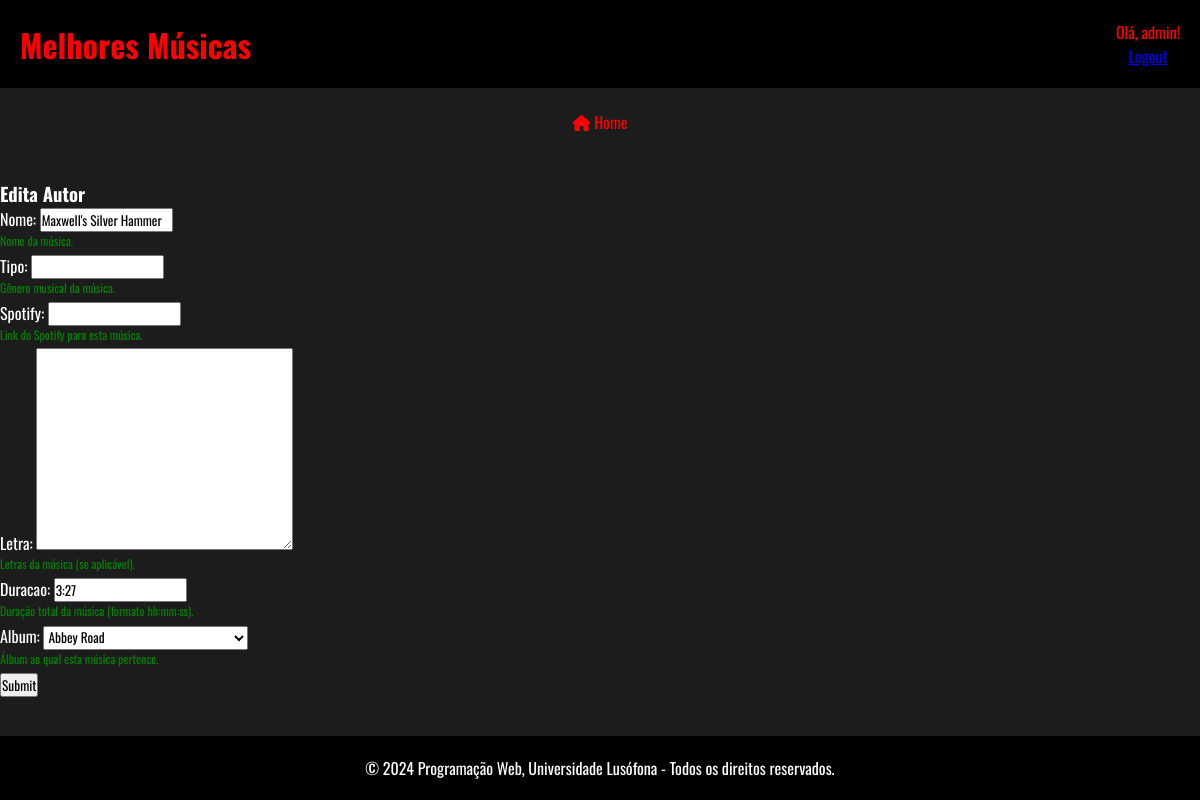
Page /bandas/musica/3/edita (signed in) on the committed database.
### bandas/models.py (models this page shows, shortened)
class Musica(models.Model):
    nome = models.CharField(max_length=200)
    tipo = models.CharField(max_length=200)
    spotify = models.URLField(max_length=200)
    letra = models.TextField(default='', null=True, blank=True)
    duracao = models.CharField(max_length=200, default='0')
    album = models.ForeignKey(Album, on_delete=models.CASCADE, related_name='musicas')

class Album(models.Model):
    nome = models.CharField(max_length=200)
    numero_musicas = models.CharField(max_length=100, default='0')
    ano_lancamento = models.IntegerField(default=0)
    capa = models.ImageField(upload_to=None, height_field=None, width_field=None, max_length=None, default='0')
    banda = models.ForeignKey(Banda, on_delete=models.CASCADE, related_name='albuns')
    def __str__(self):
        return self.nome

### bandas/views.py (the view)
# urls.py: path('musica/<int:musica_id>/edita', views.editarMusica_view,name="editaMusica"),
@group_required('Editor de Bandas')
def editarMusica_view(request, musica_id):
    musica = Musica.objects.get(id=musica_id)
    if request.POST:
        form = MusicaForm(request.POST or None, request.FILES, instance=musica)
        if form.is_valid():
            form.save()
            return redirect('bandas:bandas')
    else:
        form = MusicaForm(instance=musica)
    context = {'form': form, 'musica': musica}
    return render(request, 'bandas/editaMusica.html', context)

### bandas/forms.py
class MusicaForm(forms.ModelForm):
    class Meta:
        model = Musica
        fields = '__all__'
        help_texts = {
            'nome': 'Nome da música.',
            'tipo': 'Gênero musical da música.',
            'spotify': 'Link do Spotify para esta música.',
            'letra': 'Letras da música (se aplicável).',
            'duracao': 'Duração total da música (formato hh:mm:ss).',
            'album': 'Álbum ao qual esta música pertence.'
        }

### bandas/views.py (called while the page is built)
def group_required(*group_names):
    def in_groups(user):
        if user.is_authenticated:
            if bool(user.groups.filter(name__in=group_names)) | user.is_superuser:
                return True
        raise PermissionDenied
    return user_passes_test(in_groups)

### bandas/templates/bandas/editaMusica.html (shortened to what this page needs)
{% extends 'bandas/layout.html' %}
{% block content %}
    <h3>Edita Autor</h3>
    <form action="{% url 'bandas:editaMusica' musica.id %}" method="post" enctype='multipart/form-data'>
      {{ form.as_p }}
      <input type="submit">
    </form>
{% endblock %}

### bandas/templates/bandas/layout.html (shortened to what this page needs)
<!DOCTYPE html>
<html lang="pt">
<head>
    {% load static %}
    <link rel="stylesheet" type="text/css" href="{% static 'bandas/estilos.css' %}">
</head>
<body>
    <div class = contentor>
        <header id="tituloSite">
            <h1>Melhores Músicas</h1>
            <div class="login">
                {% if not request.user.is_authenticated %}
                    <a href="{% url 'bandas:registo' %}" class="register-button">Registar</a>
                    <a href="{% url 'bandas:login' %}" class="login-button">Login</a>
                {% else %}
                    <p>Olá, {{ request.user.username }}!</p>
                    <a href="{% url 'bandas:logout' %}" class="logout-button">Logout</a>
                {% endif %}
            </div>
        </header>
        <nav>
            <a href="{% url 'bandas:bandas' %}" class="botao-inicio"><p><i class="fa-solid fa-house"></i> Home</p></a>
        </nav>
        <div class="content">
            {% block content %}
            {% endblock %}
        </div>
        <footer>
            <p>&copy; 2024 Programação Web, Universidade Lusófona - Todos os direitos reservados.</p>
        </footer>
    </div>
</body>
</html>

### bandas/static/bandas/estilos.css (style rules this page uses)
* { margin: 0; padding: 0; box-sizing: border-box; font-family: 'Oswald', sans-serif; }
body { display: flex; flex-direction: column; min-height: 100vh; background-color: #1C1C1C; color: white; }
.contentor { display: flex; flex-direction: column; flex-grow: 1; background-color: #1C1C1C; padding-top: 80px; padding-bottom: 60px; display: grid; grid-template-areas: 'header header header' 'menu main main' 'footer footer footer'; gap: 10px; grid-template-columns: 10vw 1fr; grid-template-rows: auto 1fr auto; width: 100%; }
@media (max-width: 1200px) { .contentor { grid-template-areas: 'header header' 'menu menu' 'main main' 'footer footer'; grid-template-columns: auto; grid-template-rows: auto 10vh 1fr auto; } }
header { grid-area: header; display: flex; justify-content: space-between; align-items: center; background-color: black; color: red; padding: 20px; width: 100%; position: fixed; top: 0; left: 0; right: 0; z-index: 1000; }
nav { background-color: #1C1C1C; align-items: center; grid-area: menu; display: flex; flex-direction: column; gap: 20px; padding-top: 20px; }
.content { grid-area: main; flex-grow: 1; background-color: #1C1C1C; overflow: auto; }
footer { grid-area: footer; background-color: black; color: #fff; padding: 20px; text-align: center; width: 100%; position: fixed; bottom: 0; left: 0; right: 0; z-index: 1000; }
nav a:link, nav a:visited { color: red; text-decoration: none; }
nav a::before { font-family: 'Font Awesome 5 Free'; padding-right: 10px; }
nav a::after { content: ""; }
#tituloSite { flex-grow: 1; text-align: center; }
.helptext { font-size: 12px; color: green; display: block; margin-bottom: 5px; }

### rows in the picture
Musica: nome "Maxwell's Silver Hammer", duracao "3:27", album "Abbey Road"

### other values in the picture
{{ request.user.username }} "admin"
